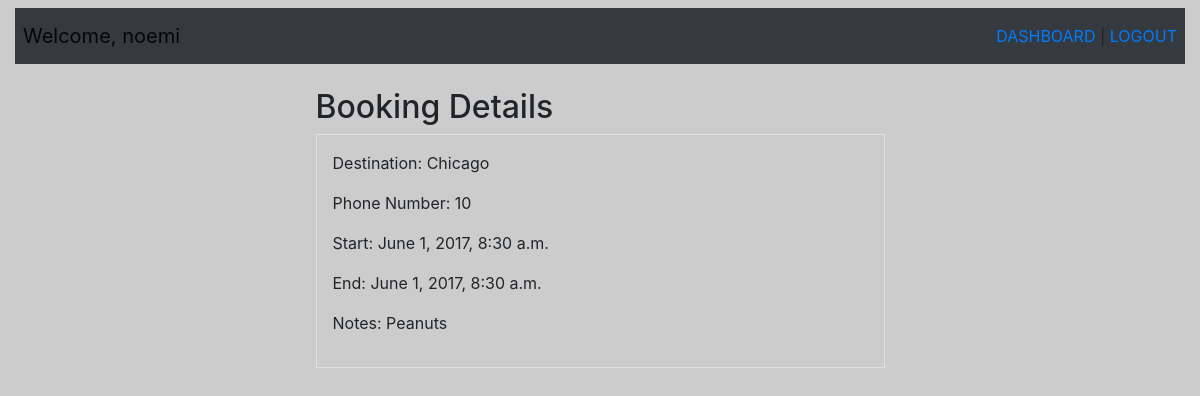
Page /book/4 (signed in) on the committed database.
### exam_app/models.py (models this page shows)
class User(models.Model):
    first_name = models.CharField(max_length=45)
    last_name = models.CharField(max_length=45)
    email = models.CharField(max_length=45)
    password = models.CharField(max_length=255)
    created_at = models.DateTimeField(auto_now_add=True)
    updated_at = models.DateTimeField(auto_now=True)
    objects=UserManager()

class Book(models.Model):
    address = models.CharField(max_length=255)
    phone = models.IntegerField()
    start = models.DateTimeField(max_length=45)
    end = models.DateTimeField(max_length=45)
    notes = models.CharField(max_length=255)
    creator = models.ForeignKey(User, related_name= "book")
    created_at = models.DateTimeField(auto_now_add=True)
    updated_at = models.DateTimeField(auto_now=True)
    objects=BookManager()

### exam_app/views.py (the view)
# urls.py: url(r'^book/(?P<bookid>\d+)$', views.view_book),  # This allows users to see the jobs for all users.
def view_book(request, bookid):
    user= User.objects.get(id=request.session['user_id'])
    book= Book.objects.get(id=bookid)
    context = {
        'user': user,
        'book': book
    }
    return render(request, 'view.html', context)

### exam_app/templates/view.html (shortened to what this page needs)
<!DOCTYPE html>
<html lang="en">
<head>
    <link rel="stylesheet" href="https://stackpath.bootstrapcdn.com/bootstrap/4.3.1/css/bootstrap.min.css"
>
</head>
<body>
    <div class="container-fluid">
        <nav class="navbar navbar-expand-lg navbar-light bg-dark justify-content-between mt-2 p-2 ">
            <a class="navbar-brand" href="#">Welcome, {{user.first_name}} </a>
            <div>
                <a href="/dash">DASHBOARD</a> |
                <a href="/logout">LOGOUT</a>
            </div>
        </nav>
        <div class=" container-fluid mt-3 p-2 w-50 mx-auto">
            <h2>Booking Details</h2>
            <div class="border p-3">
                <p> Destination: {{book.address}}</p>
                <p> Phone Number: {{book.phone}}</p>
                <p> Start: {{book.start}}</p>
                <p> End: {{book.end}}</p>
                <p> Notes: {{book.notes}}</p>
            </div>
        </div>
    </div>
</body>
</html>

### exam_app/templates/view.html (style rules this page uses)
body { background-image: url("exam_app\static\exam_app\img\nanny+icon.png"); background-color: #cccccc; }

### rows in the picture
User: first_name "noemi"
Book: address "Chicago", phone "10", start "June 1, 2017, 8:30 a.m.", end "June 1, 2017, 8:30 a.m.", notes "Peanuts"
